Frame 1 (no input): blank canvas, image omitted
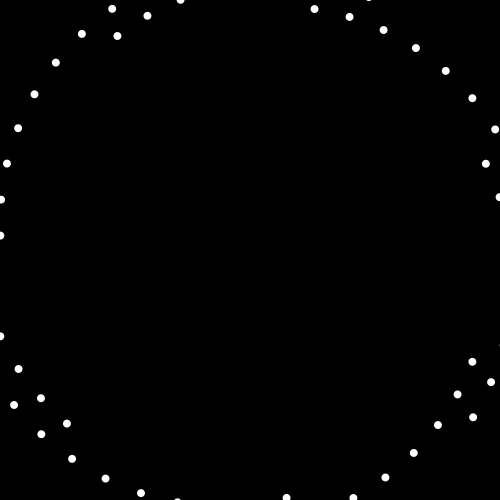
Frame 60 (the mouse pressed at the canvas centre just before this capture)
Frame 120 (the mouse held since frame 60 and released just before this capture): blank canvas, image omitted

The Processing sketch that drew this single still picture (run headless with seeded random() and noise(); from frame 60 on, the mouse is pressed at the canvas centre):

// Processing sketch: processing_164489
// ── processing_164489.pde

float angle;
//random change of angle
float sz=200;
float radius=1.77;
float colour=300;
void setup() {
  size(500, 500);
  background(0);
  //ellipse(200,200,4,4);
  noStroke();
  
}

void draw(){
  frameRate(80);
  translate(250, 250);
  angle+=PI/radius;
  sz-=.4; 
  colour-=0.5;
  rotate(angle);
  fill(colour);
  ellipse(sz,sz,8,8);

  
    if ((mousePressed)||(sz<-200)){
     background(0);
   radius=random(1,2);
   //angle=0;
   sz=200;
   }else if((sz<0)){
      colour+=1;
   }
  //  text(radius,0,500);
}
